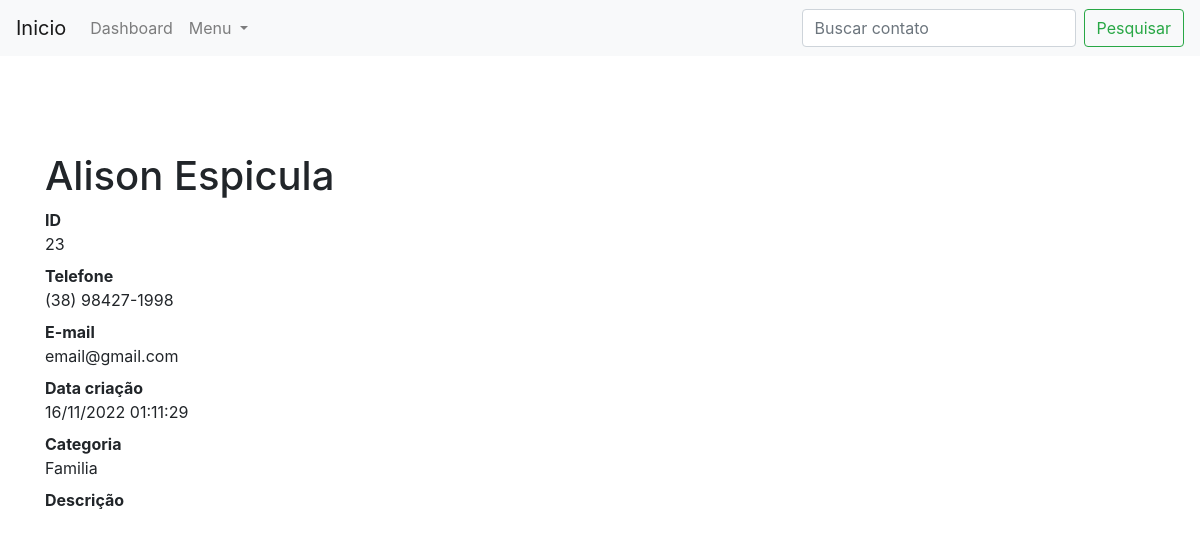
Screenshot of /23 with the database file from the repository.
### contatos/models.py (models this page shows, shortened)
class Contato(models.Model):
    nome = models.CharField(max_length=255)
    sobrenome = models.CharField(max_length=255, blank=True)
    telefone = models.CharField(max_length=255)
    email =  models.CharField(max_length=255, blank=True)
    data_criacao = models.DateTimeField(default=timezone.now)
    descricao = models.TextField(blank=True)
    categoria = models.ForeignKey(Categoria, on_delete=models.DO_NOTHING)
    mostrar = models.BooleanField(default=True)
    foto = models.ImageField(blank=True, upload_to='pictures/%Y/%m')

class Categoria(models.Model):
    nome = models.CharField(max_length=255)
    def __str__(self):
        return self.nome

### contatos/views.py (the view)
# urls.py: path('<int:contato_id>', views.mostrar_contato, name='mostrar_contato'),
def mostrar_contato(request, contato_id):
    contato = get_object_or_404(Contato, id=contato_id )
    if not contato.mostrar:
        raise Http404
    return render(request, 'contatos/mostrar_contato.html', {
        'contato': contato
    })

### templates/contatos/mostrar_contato.html (shortened to what this page needs)
{% extends 'base.html' %}
{% block 'content' %}
<h1 class="mt-5">{{contato.nome}} {{contato.sobrenome}}</h1>
        <dl>
          <dt>ID</dt>
          <dd>{{contato.id}}</dd>
          <dt>Telefone</dt>
          <dd>{{contato.telefone}}</dd>
          <dt>E-mail</dt>
          <dd>{{contato.email}}</dd>
          <dt>Data criação</dt>
          <dd>{{contato.data_criacao|date:'d/m/Y H:m:s'}}</dd>
          <dt>Categoria</dt>
          <dd>{{contato.categoria}}</dd>
          <dt>Descrição</dt>
        </dl>
{% endblock 'content' %}

### rows the page displays
Contato: nome "Alison", sobrenome "Espicula", id "23", telefone "(38) 98427-1998", email "email@gmail.com", data_criacao "16/11/2022 01:11:29", categoria "Familia"
